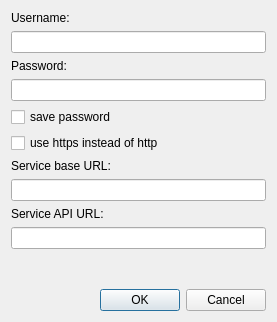
<?xml version="1.0" encoding="UTF-8"?>
<ui version="4.0">
 <class>AccountConfigurationDialog</class>
 <widget class="QDialog" name="AccountConfigurationDialog">
  <property name="windowModality">
   <enum>Qt::ApplicationModal</enum>
  </property>
  <property name="geometry">
   <rect>
    <x>0</x>
    <y>0</y>
    <width>277</width>
    <height>322</height>
   </rect>
  </property>
  <property name="windowTitle">
   <string>Configure account...</string>
  </property>
  <property name="modal">
   <bool>true</bool>
  </property>
  <layout class="QGridLayout" name="gridLayout">
   <item row="0" column="0">
    <layout class="QVBoxLayout" name="verticalLayout">
     <item>
      <widget class="QLabel" name="label_18">
       <property name="text">
        <string>Username:</string>
       </property>
      </widget>
     </item>
     <item>
      <widget class="QLineEdit" name="accountUsernameLineEdit"/>
     </item>
     <item>
      <widget class="QLabel" name="label_19">
       <property name="text">
        <string>Password:</string>
       </property>
      </widget>
     </item>
     <item>
      <widget class="QLineEdit" name="accountPasswordLineEdit">
       <property name="echoMode">
        <enum>QLineEdit::Password</enum>
       </property>
      </widget>
     </item>
     <item>
      <widget class="QCheckBox" name="savePasswordCheckBox_3">
       <property name="text">
        <string>save password</string>
       </property>
      </widget>
     </item>
     <item>
      <widget class="QCheckBox" name="useHttpsCheckBox">
       <property name="text">
        <string>use https instead of http</string>
       </property>
      </widget>
     </item>
     <item>
      <widget class="QLabel" name="label_22">
       <property name="text">
        <string>Service base URL:</string>
       </property>
      </widget>
     </item>
     <item>
      <widget class="QLineEdit" name="serviceBaseUrlLineEdit"/>
     </item>
     <item>
      <widget class="QLabel" name="label_23">
       <property name="text">
        <string>Service API URL:</string>
       </property>
      </widget>
     </item>
     <item>
      <widget class="QLineEdit" name="serviceApiUrlLineEdit"/>
     </item>
     <item>
      <spacer name="verticalSpacer">
       <property name="orientation">
        <enum>Qt::Vertical</enum>
       </property>
       <property name="sizeHint" stdset="0">
        <size>
         <width>20</width>
         <height>40</height>
        </size>
       </property>
      </spacer>
     </item>
     <item>
      <widget class="QDialogButtonBox" name="buttonBox">
       <property name="orientation">
        <enum>Qt::Horizontal</enum>
       </property>
       <property name="standardButtons">
        <set>QDialogButtonBox::Cancel|QDialogButtonBox::Ok</set>
       </property>
      </widget>
     </item>
    </layout>
   </item>
  </layout>
 </widget>
 <resources/>
 <connections>
  <connection>
   <sender>buttonBox</sender>
   <signal>accepted()</signal>
   <receiver>AccountConfigurationDialog</receiver>
   <slot>accept()</slot>
   <hints>
    <hint type="sourcelabel">
     <x>248</x>
     <y>254</y>
    </hint>
    <hint type="destinationlabel">
     <x>157</x>
     <y>274</y>
    </hint>
   </hints>
  </connection>
  <connection>
   <sender>buttonBox</sender>
   <signal>rejected()</signal>
   <receiver>AccountConfigurationDialog</receiver>
   <slot>reject()</slot>
   <hints>
    <hint type="sourcelabel">
     <x>316</x>
     <y>260</y>
    </hint>
    <hint type="destinationlabel">
     <x>286</x>
     <y>274</y>
    </hint>
   </hints>
  </connection>
 </connections>
</ui>
